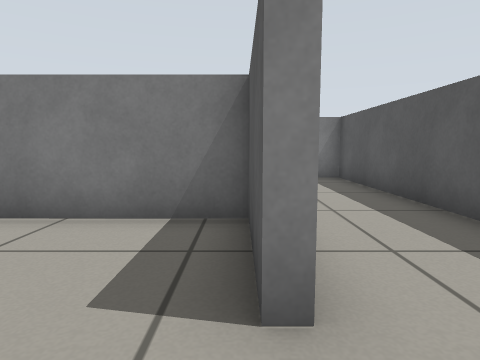
View 1 (above)

12 first-person views from a walk through a robot-simulator world made for Gazebo. The camera is 0.51 m above the floor, tilts 6° down and sees 75° across. The floor is counted in squares, 0.5 m on a side. Each view is taken from the middle of a square. On the plan, view 1 faces up. The plan holds only what a view shows up to about 12 squares ahead; the rest is blank.

View 2
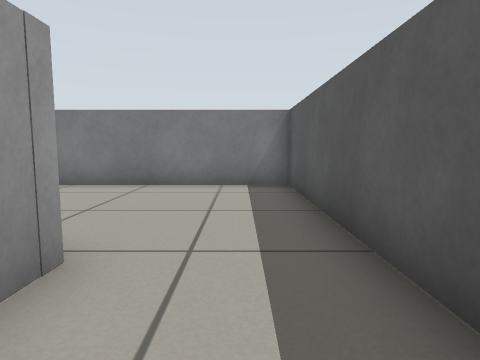

View 3
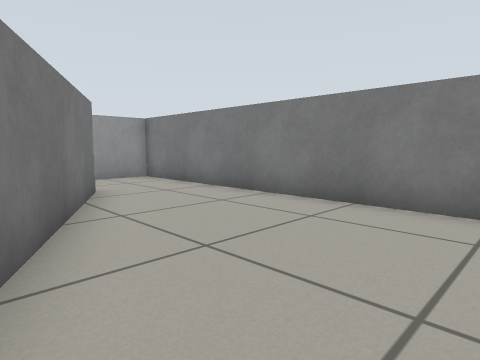

View 4
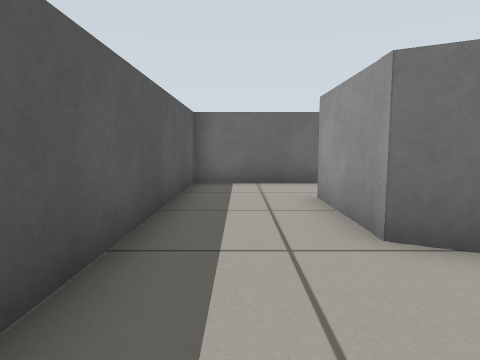

View 5
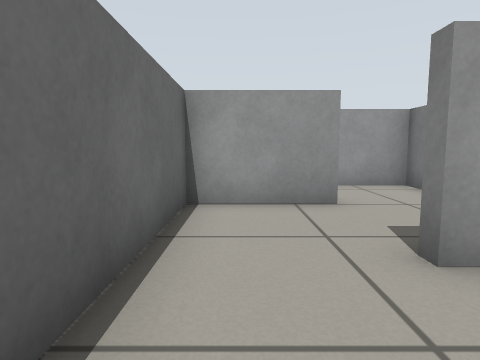

View 6
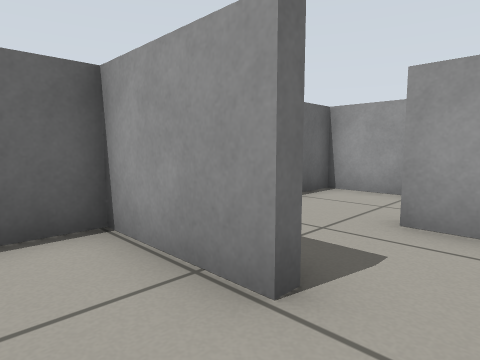

View 7
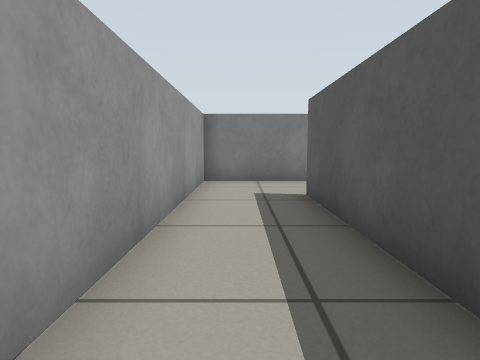

View 8
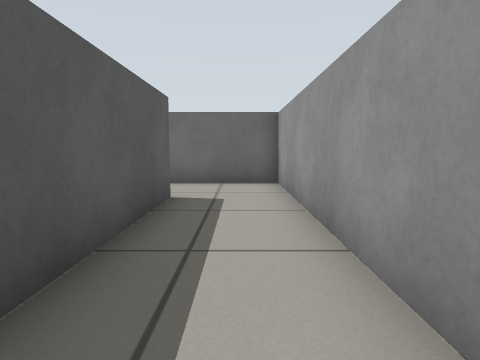

View 9
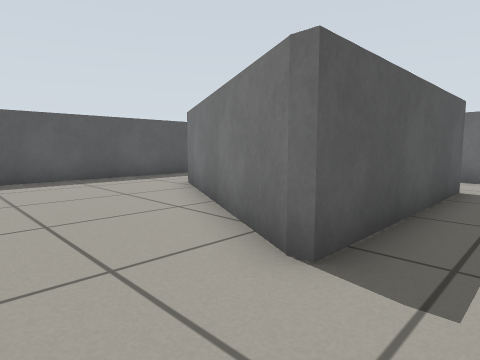

View 10
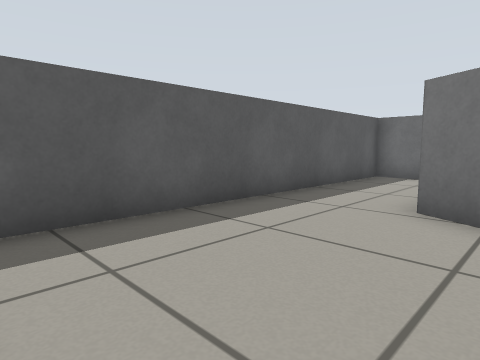

View 11
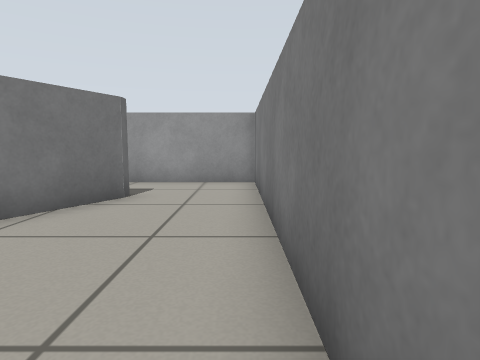

View 12
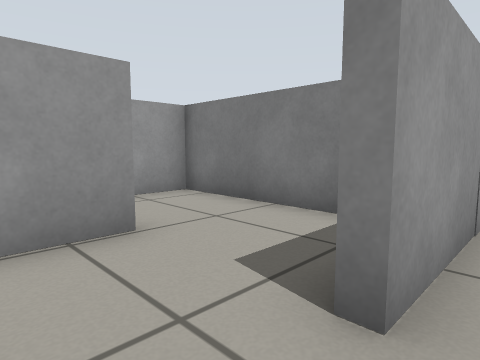

### Floor plan
Points are (right, up) in squares from view 1. A wall is a line through its corners. A room is listed if a view was taken in it or the views show most of it. See-through windows are left out.
Room 1 (views 1, 2, 3, 4, 5, 7, 8, 9, 10, 11, 12)
walls: (-5.3, 7.7) (0.4, 4.7) (0.4, 1.7) (0.1, 1.7); (-5.6, 1.6) (-5.6, 7.8); (-0.4, -1) (3.3, -1) (3.3, 10.4) (-8.1, 10.4) (-8.1, -1) (-4.9, -1)
ways out: opening at (-6, 0.5) to room 2; opening at (0, 0.5) to room 2
Room 2 (view 6)
walls: (-2.6, 1.9) (-2.6, -1) (-0.4, -1); (0.1, 1.7) (0.1, 4.4) (-5.3, 4.4) (-5.3, 1.6)
ways out: opening at (-6, 0.5) to room 1; opening at (0, 0.5) to room 1

Positions as (right, up) in squares from view 1, and headings:
1: (0, 0), facing up
2: (2, 2), facing up
3: (2, 5), facing up-left
4: (2, 8), facing down
5: (3, 0), facing left
6: (-1, 3), facing down-left
7: (-7, 1), facing up
8: (-7, 8), facing down
9: (-7, 10), facing down-right
10: (-1, 10), facing down-right
11: (1, 10), facing left
12: (1, 0), facing up-left
